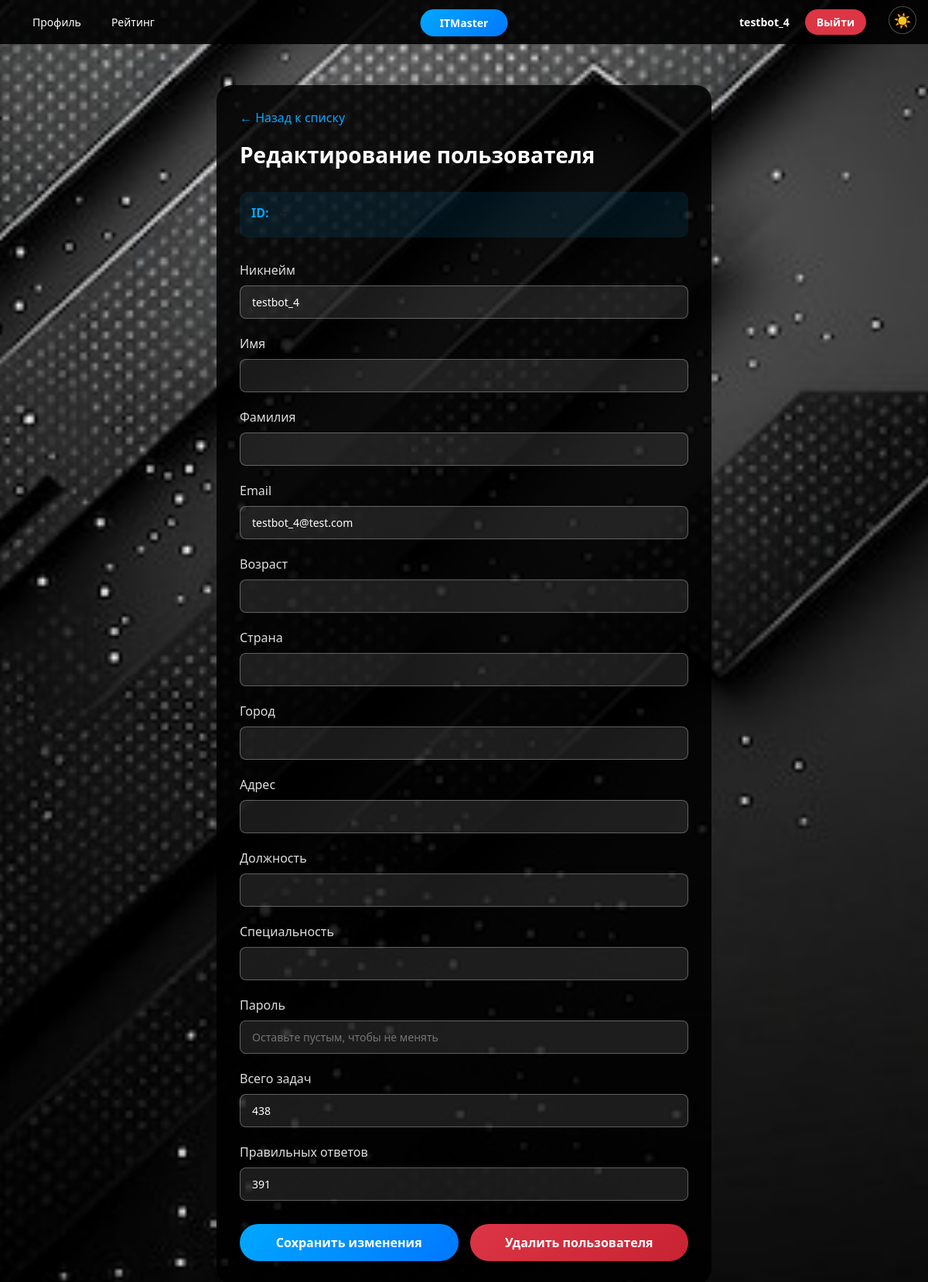
The app's page /admin/user/4 (signed in) with its own data.
### data/users.py (models this page shows, shortened)
class User(SqlAlchemyBase, UserMixin, SerializerMixin):
    __tablename__ = 'users'
    id = sqlalchemy.Column(sqlalchemy.Integer, primary_key=True, autoincrement=True)
    username = sqlalchemy.Column(sqlalchemy.String, nullable=False, unique=True)
    surname = sqlalchemy.Column(sqlalchemy.String, nullable=True)
    name = sqlalchemy.Column(sqlalchemy.String, nullable=True)
    age = sqlalchemy.Column(sqlalchemy.Integer, nullable=True)
    position = sqlalchemy.Column(sqlalchemy.String, nullable=True)
    speciality = sqlalchemy.Column(sqlalchemy.String, nullable=True)
    address = sqlalchemy.Column(sqlalchemy.String, nullable=True)
    email = sqlalchemy.Column(sqlalchemy.String, index=True, unique=True, nullable=True)
    password = sqlalchemy.Column(sqlalchemy.String, nullable=True)
    modified_date = sqlalchemy.Column(sqlalchemy.DateTime, default=datetime.datetime.now)
    country = sqlalchemy.Column(sqlalchemy.String, nullable=True)
    city = sqlalchemy.Column(sqlalchemy.String, nullable=True)
    background_image = sqlalchemy.Column(sqlalchemy.String, nullable=True)
    total_tasks = sqlalchemy.Column(sqlalchemy.Integer, default=0)
    correct_tasks = sqlalchemy.Column(sqlalchemy.Integer, default=0)

### main.py (the view)
@app.route('/admin/user/<int:target_id>')
def admin_user_detail(target_id):
    theme = get_theme()
    user_id = request.cookies.get('user_id')
    db_sess = db_session.create_session()
    admin = db_sess.get(User, int(user_id)) if user_id else None
    if not admin or admin.id != 1:
        return redirect(url_for('login'))
    target_user = db_sess.get(User, target_id)
    if not target_user:
        return redirect(url_for('admin_users'))
    return render_template('admin_user_detail.html', user=target_user, theme=theme, admin=admin)

### data/db_session.py (called while the page is built)
def create_session() -> Session:
    global __factory
    return __factory()

### main.py (called while the page is built)
def get_theme():
    return request.cookies.get('theme', 'dark')

### templates/admin_user_detail.html (shortened to what this page needs)
{% extends "base.html" %}
{% block content %}
<div class="admin-detail-full">
    <div class="admin-detail-container">
        <div class="detail-header">
            <a href="/admin/users" class="back-btn">← Назад к списку</a>
            <h2 class="detail-title">Редактирование пользователя</h2>
        </div>
        <div class="user-info-block">
            <div class="info-row">
                <span class="info-label">ID:</span>
                <span class="info-value">{{ user.id }}</span>
            </div>
        </div>
        <form method="post" action="/admin/user/{{ user.id }}/edit" class="edit-form">
            <div class="form-group">
                <label>Никнейм</label>
                <input type="text" name="username" value="{{ user.username }}" required>
            </div>
            <div class="form-group">
                <label>Имя</label>
                <input type="text" name="name" value="{{ user.name or '' }}">
            </div>
            <div class="form-group">
                <label>Фамилия</label>
                <input type="text" name="surname" value="{{ user.surname or '' }}">
            </div>
            <div class="form-group">
                <label>Email</label>
                <input type="email" name="email" value="{{ user.email or '' }}">
            </div>
            <div class="form-group">
                <label>Возраст</label>
                <input type="number" name="age" value="{{ user.age or '' }}">
            </div>
            <div class="form-group">
                <label>Страна</label>
                <input type="text" name="country" value="{{ user.country or '' }}">
            </div>
            <div class="form-group">
                <label>Город</label>
                <input type="text" name="city" value="{{ user.city or '' }}">
            </div>
            <div class="form-group">
                <label>Адрес</label>
                <input type="text" name="address" value="{{ user.address or '' }}">
            </div>
            <div class="form-group">
                <label>Должность</label>
                <input type="text" name="position" value="{{ user.position or '' }}">
            </div>
            <div class="form-group">
                <label>Специальность</label>
                <input type="text" name="speciality" value="{{ user.speciality or '' }}">
            </div>
            <div class="form-group">
                <label>Пароль</label>
                <input type="password" name="password" placeholder="Оставьте пустым, чтобы не менять">
            </div>
            <div class="form-group">
                <label>Всего задач</label>
                <input type="number" name="total_tasks" value="{{ user.total_tasks or 0 }}">
            </div>
            <div class="form-group">
                <label>Правильных ответов</label>
                <input type="number" name="correct_tasks" value="{{ user.correct_tasks or 0 }}">
            </div>
            <div class="form-actions">
                <button type="submit" class="save-btn">Сохранить изменения</button>
                <button type="button" onclick="if(confirm('Удалить пользователя?')) window.location.href='/admin/user/{{ user.id }}/delete'" class="delete-btn">Удалить пользователя</button>
            </div>
        </form>
    </div>
</div>
{% endblock %}

### templates/base.html (shortened to what this page needs)
<!doctype html>
<html lang="ru">
<head>
    <link rel="stylesheet" href="https://stackpath.bootstrapcdn.com/bootstrap/4.4.1/css/bootstrap.min.css">
    <link rel="stylesheet" href="{{ url_for('static', filename='css/style.css') }}">
</head>
<body class="{{ theme }}-theme {% if user %}logged-in{% endif %}">
    <div class="theme-switcher">
        {% if theme == 'dark' %}
            <a href="/set_theme/light" class="theme-btn">☀️</a>
        {% else %}
            <a href="/set_theme/dark" class="theme-btn">🌙</a>
        {% endif %}
    </div>
    {% if user %}
    <div class="top-bar">
        <div class="nav-buttons">
            <a href="/profile/{{ user.id }}" class="nav-btn">Профиль</a>
            <a href="/rating" class="nav-btn">Рейтинг</a>
        </div>
        <div class="nav-center">
            <a href="/dashboard/{{ user.id }}" class="nav-btn-center">ITMaster</a>
        </div>
        <div class="right-controls">
            <div class="user-info">
                <span>{{ user.username }}</span>
            </div>
            <a href="/logout" class="logout-btn">Выйти</a>
        </div>
    </div>
    {% endif %}
    {% block content %}
    {% endblock %}
</body>
</html>

### static/css/style.css (style rules this page uses)
* { margin: 0; padding: 0; box-sizing: border-box; }
body { font-family: 'Segoe UI', Tahoma, Geneva, Verdana, sans-serif; min-height: 100vh; overflow-x: hidden; }
body.dark-theme.logged-in { background: url('/static/img/dark.jpg') no-repeat center center fixed; background-size: cover; }
.top-bar { position: fixed; top: 0; left: 0; right: 0; background: rgba(0, 0, 0, 0.9); padding: 12px 30px; z-index: 1000; display: flex; justify-content: space-between; align-items: center; }
.nav-buttons { display: flex; gap: 15px; }
.nav-btn { background: none; border: none; font-size: 14px; font-weight: 500; cursor: pointer; padding: 6px 12px; border-radius: 6px; text-decoration: none; color: #fff; }
.nav-center { position: absolute; left: 50%; transform: translateX(-50%); }
.nav-btn-center { background: linear-gradient(135deg, #00a8ff, #0077ff); color: white; border: none; padding: 8px 25px; border-radius: 25px; cursor: pointer; text-decoration: none; font-size: 14px; font-weight: bold; }
.right-controls { display: flex; align-items: center; gap: 20px; margin-right: 50px; }
.user-info { font-weight: bold; font-size: 14px; color: #fff; }
.logout-btn { background: #dc3545; color: white; border: none; padding: 6px 15px; border-radius: 20px; cursor: pointer; text-decoration: none; font-size: 14px; font-weight: bold; }
.theme-switcher { position: fixed; top: 8px; right: 15px; z-index: 1001; }
.theme-btn { background: rgba(0, 0, 0, 0.6); border: 1px solid rgba(255, 255, 255, 0.3); border-radius: 50%; width: 36px; height: 36px; font-size: 18px; cursor: pointer; text-decoration: none; display: flex; align-items: center; justify-content: center; }

### templates/admin_user_detail.html (style rules this page uses)
.admin-detail-full { width: 60%; margin: 0 auto; min-height: 100vh; padding: 110px 40px 40px 40px; }
.admin-detail-container { width: 100%; background: rgba(0, 0, 0, 0.85); border-radius: 20px; padding: 30px; }
.detail-header { margin-bottom: 30px; }
.back-btn { display: inline-block; margin-bottom: 20px; color: #00a8ff; text-decoration: none; }
.detail-title { font-size: 28px; font-weight: 700; }
body.dark-theme .detail-title { color: #fff; }
.user-info-block { background: rgba(0, 168, 255, 0.1); border-radius: 10px; padding: 15px; margin-bottom: 30px; }
.info-row { margin-bottom: 5px; }
.info-label { font-weight: bold; margin-right: 10px; }
body.dark-theme .info-label { color: #00a8ff; }
.edit-form .form-group { margin-bottom: 20px; }
.edit-form label { display: block; margin-bottom: 8px; font-weight: 500; }
body.dark-theme .edit-form label { color: #ddd; }
.edit-form input { width: 100%; padding: 10px 15px; border-radius: 8px; border: 1px solid; font-size: 14px; }
body.dark-theme .edit-form input { background: rgba(255, 255, 255, 0.1); border-color: rgba(255, 255, 255, 0.3); color: #fff; }
.form-actions { display: flex; gap: 15px; margin-top: 30px; }
.save-btn { padding: 12px 25px; border-radius: 25px; font-size: 16px; font-weight: bold; cursor: pointer; border: none; background: linear-gradient(135deg, #00a8ff, #0077ff); color: white; flex: 1; }
.delete-btn { padding: 12px 25px; border-radius: 25px; font-size: 16px; font-weight: bold; cursor: pointer; border: none; background: linear-gradient(135deg, #dc3545, #c82333); color: white; flex: 1; }

### records on screen
User: username "testbot_4", email "testbot_4@test.com", total_tasks "438", correct_tasks "391"
